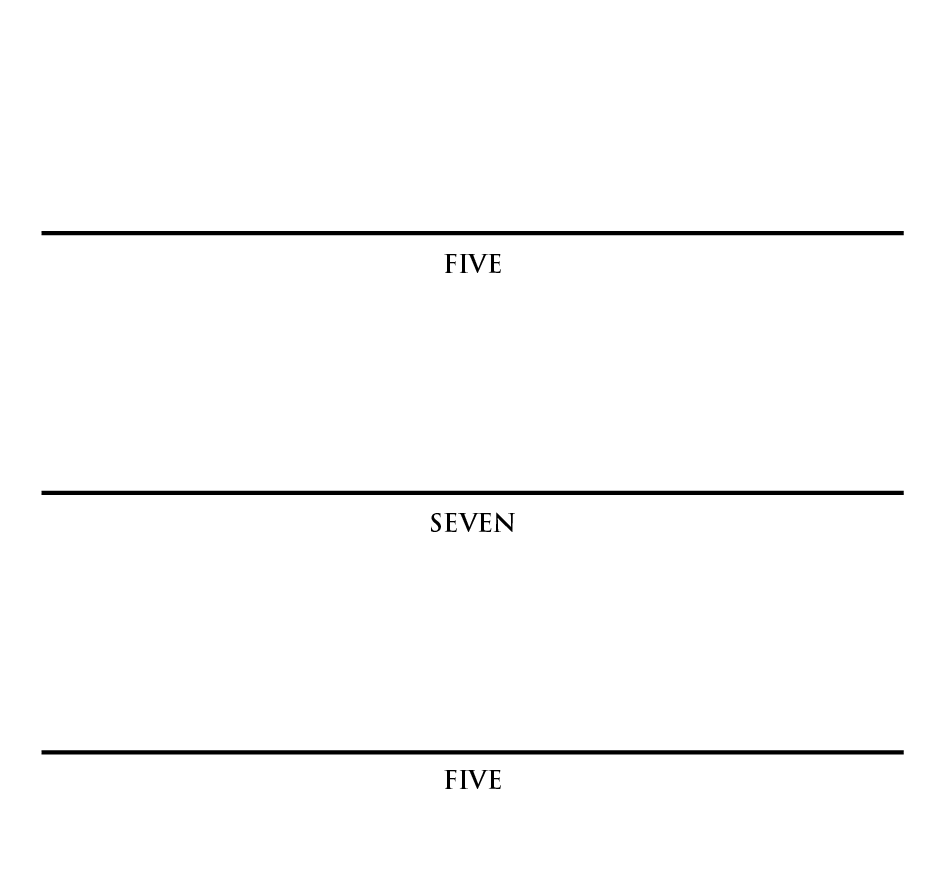
#> input picture assets/drawings/acceptable_proximity.png, 945 x 871 px
$ python -i prep_drawings.py   (imports and definitions only)
#> lines starting #> are read from the running program, lines starting #| are printed output that depends on the picture; after the words box and inside, x2 and y2 are one past the last pixel; in counts of white or black regions, pixels touching at a corner belong together
#!/usr/bin/env python3
"""Bake department response worksheets into print-ready 1-bit images.

Reads the source artwork from assets/drawings/ and writes thermal-ready
PNGs to assets/images/{theme}_drawing.png, sized to the 576px print width.

Same pattern as the pre-baked _sm seals: do the scaling and thresholding
once here, so the print path just pastes a bitmap.

Usage:
    uv run python scripts/prep_drawings.py
"""

from pathlib import Path

from PIL import Image

from cold_call.typography import PRINT_WIDTH

ROOT = Path(__file__).resolve().parent.parent
SRC_DIR = ROOT / "assets" / "drawings"
OUT_DIR = ROOT / "assets" / "images"

# Cap height so one worksheet can't run away with the paper roll.
# 1000px ≈ 125mm at 203dpi.
MAX_HEIGHT = 1000

# Anything darker than this becomes black. Kept high so the hairline
# circles survive the downscale — a 128 threshold drops them entirely.
THRESHOLD = 190

# The six deployed departments, plus apathy — test-only, and its worksheet is
# generated by scripts/gen_apathy_worksheet.py rather than supplied.
THEMES = [
    "apathy",
    "polite_indifference",
    "ambient_belonging",
    "acceptable_proximity",
    "minimal_engagement",
    "conditional_invitations",
    "deferred_enthusiasm",
]


def bake(src_path: Path) -> Image.Image:
    """Flatten, scale to fit the print area, and threshold to 1-bit."""
    img = Image.open(src_path)
#> img is the input picture: PIL image 945x871 RGBA; mean R, G, B, A 250.5, 250.5, 250.5, 3.8

    # Flatten transparency onto white — the sources are RGBA line art.
    if "A" in img.getbands():
        flat = Image.new("RGB", img.size, (255, 255, 255))
#> flat: PIL image 945x871 RGB; every value is 255
        flat.paste(img, mask=img.getchannel("A"))
        img = flat

    img = img.convert("L")
#> img: PIL image 945x871 L

    scale = min(PRINT_WIDTH / img.width, MAX_HEIGHT / img.height)
#> scale = 0.61
    new_size = (max(1, round(img.width * scale)), max(1, round(img.height * scale)))
#> new_size = (576, 531)
    img = img.resize(new_size, Image.LANCZOS)
#> img: PIL image 576x531 L

    # Threshold rather than dither: dithered line art speckles on thermal.
    img = img.point(lambda v: 0 if v < THRESHOLD else 255).convert("1")
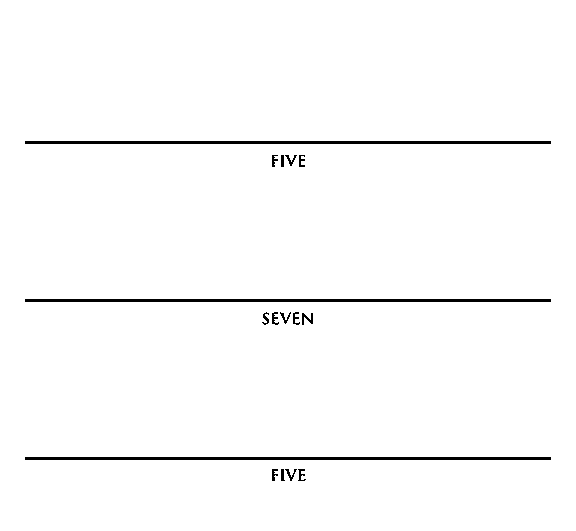
#> img: PIL image 576x531 1; 98.3% white; 16 black regions, largest, box (x1, y1, x2, y2) and area: (25, 141, 551, 144) 1578, (25, 299, 551, 302) 1578, (25, 457, 551, 460) 1578

    # Center on the full print width so the print path can paste at x=0.
    if img.width < PRINT_WIDTH:
        canvas = Image.new("1", (PRINT_WIDTH, img.height), 1)
        canvas.paste(img, ((PRINT_WIDTH - img.width) // 2, 0))
        img = canvas

    return img


def main():
    OUT_DIR.mkdir(parents=True, exist_ok=True)

    for theme in THEMES:
        src = SRC_DIR / f"{theme}.png"
        if not src.exists():
            print(f"  SKIP {theme}: no source at {src.relative_to(ROOT)}")
            continue

        baked = bake(src)
        out = OUT_DIR / f"{theme}_drawing.png"
        baked.save(str(out))
        print(f"  {out.name}: {baked.width}x{baked.height}")

    print(f"\nBaked worksheets to {OUT_DIR.relative_to(ROOT)}/")


# [2 lines not run here, left out]

>>> result = bake('../assets/drawings/acceptable_proximity.png')

$ run again, on assets/drawings/conditional_invitations.png
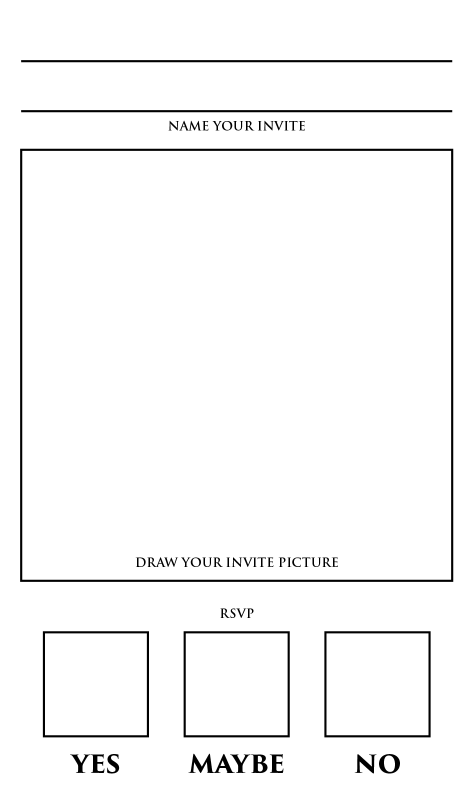
#> input picture assets/drawings/conditional_invitations.png, 946 x 1604 px (shown at 1/2 size)
#> in bake, img is the input picture: PIL image 946x1604 RGBA; mean R, G, B, A 246.6, 246.6, 246.6, 7.1
#> in bake, `img = img.resize(new_size, Image.LANCZOS)`:
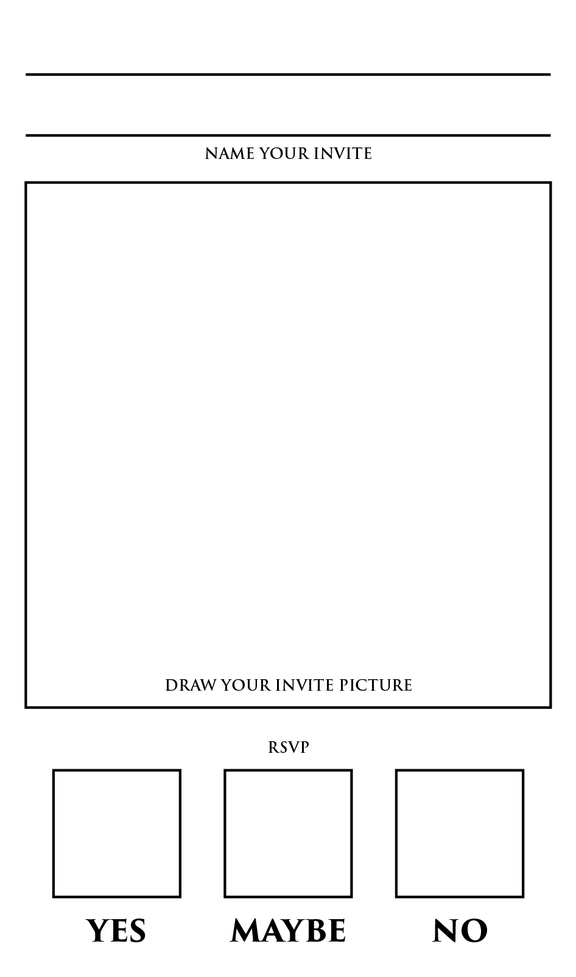
#> img: PIL image 576x977 L; min 0, max 255, mean 247.9
#> in bake, `img = img.point(lambda v: 0 if v < THRESHOLD else 255).convert("1")`:
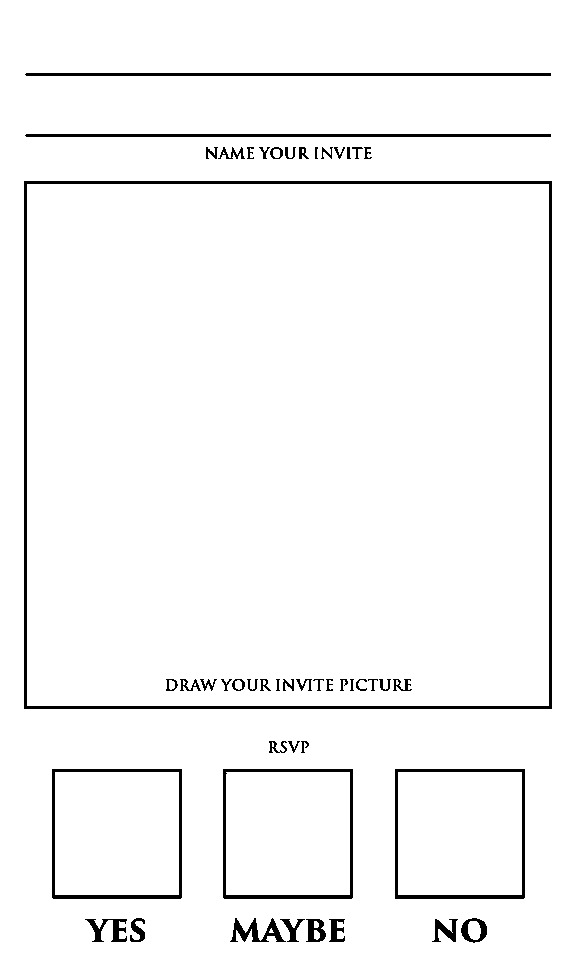
#> img: PIL image 576x977 1; 96.6% white; 48 black regions, largest, box (x1, y1, x2, y2) and area: (24, 181, 552, 709) 6300, (223, 769, 353, 899) 1647, (395, 769, 525, 899) 1647

$ run again, on assets/drawings/deferred_enthusiasm.png
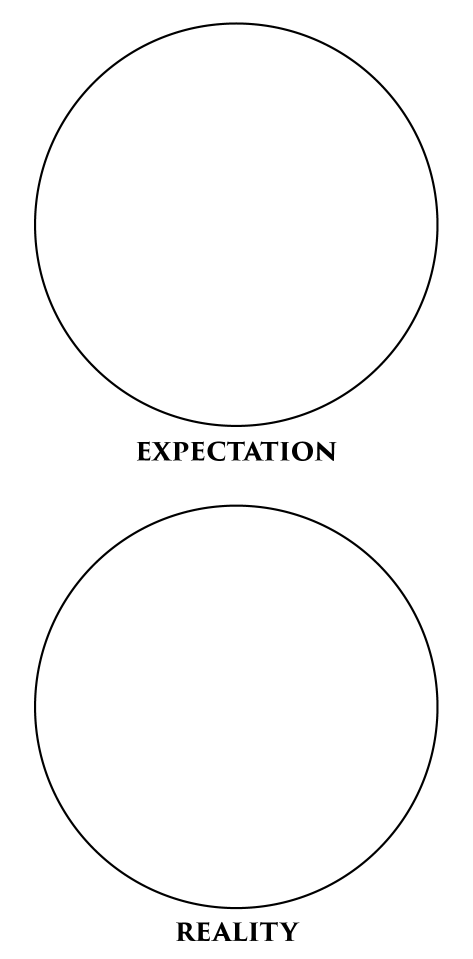
#> input picture assets/drawings/deferred_enthusiasm.png, 945 x 1917 px (shown at 1/2 size)
#> in bake, img is the input picture: PIL image 945x1917 RGBA; mean R, G, B, A 249.8, 249.8, 249.8, 4.4
#> in bake, `img = img.point(lambda v: 0 if v < THRESHOLD else 255).convert("1")`:
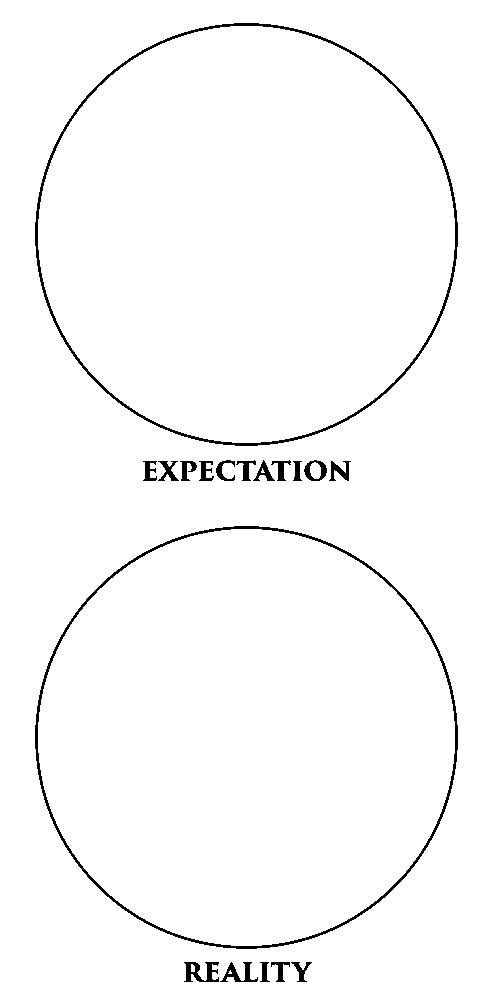
#> img: PIL image 493x1000 1; 97.9% white; 18 black regions, largest, box (x1, y1, x2, y2) and area: (35, 526, 458, 949) 3628, (35, 23, 458, 446) 3622, (184, 962, 219, 982) 379
#> in bake, `canvas.paste(img, ((PRINT_WIDTH - img.width) // 2, 0))`:
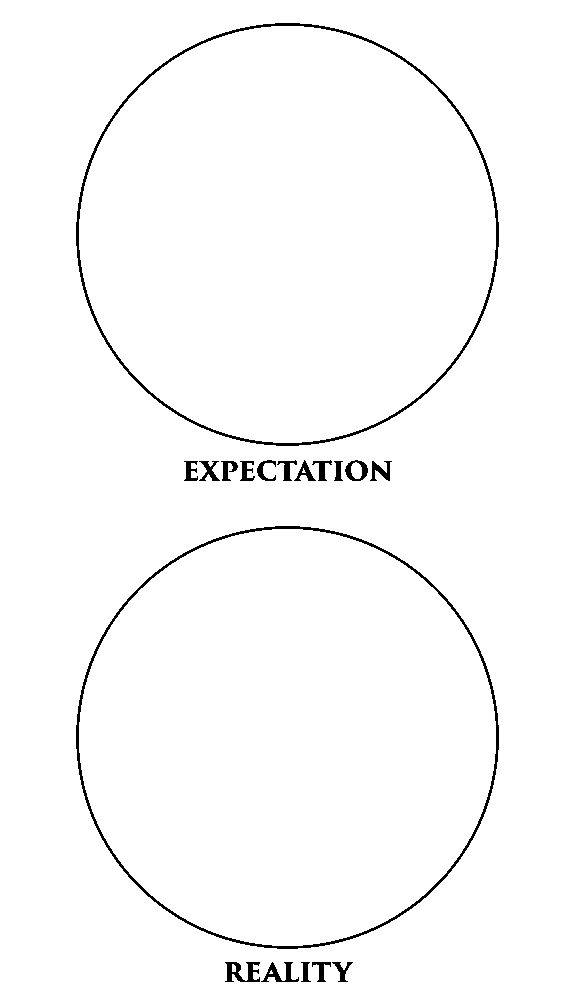
#> canvas: PIL image 576x1000 1; 98.2% white; 18 black regions, largest, box (x1, y1, x2, y2) and area: (76, 526, 499, 949) 3628, (76, 23, 499, 446) 3622, (225, 962, 260, 982) 379
